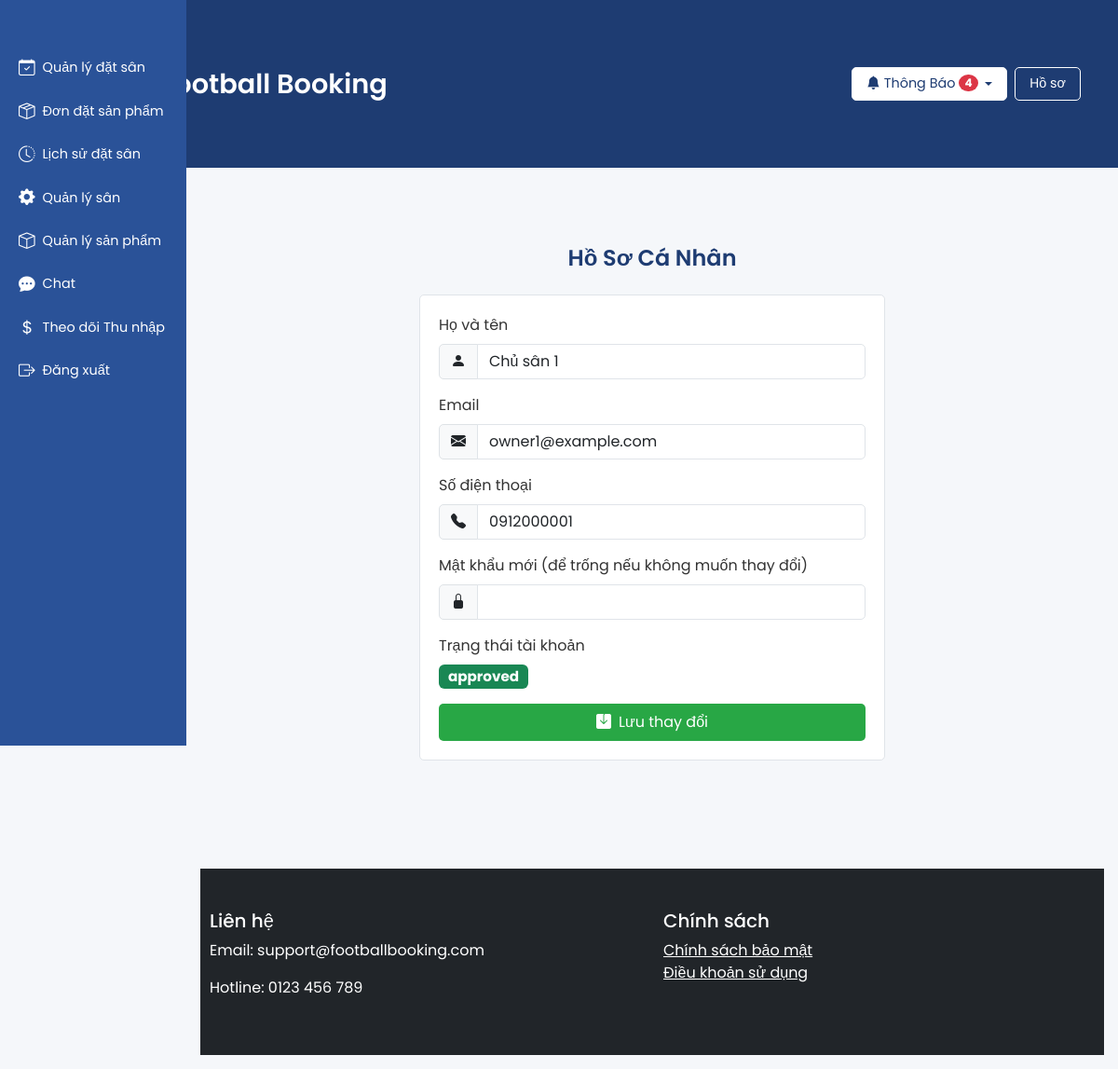
The app's page /profile.php (signed in) with its own data.
### tables this page shows
CREATE TABLE users (
    id INT AUTO_INCREMENT PRIMARY KEY,
    full_name VARCHAR(255) NOT NULL,
    email VARCHAR(255) UNIQUE NOT NULL,
    phone VARCHAR(20),
    password VARCHAR(255) NOT NULL,
    account_type ENUM('customer', 'owner', 'admin') NOT NULL,
    status ENUM('pending', 'approved', 'rejected') DEFAULT 'approved',
    created_at TIMESTAMP DEFAULT CURRENT_TIMESTAMP
);

### profile.php (the view, shortened to what this page needs)
<?php
require_once 'includes/config.php';
$user_id = $_SESSION['user_id'];
$stmt = $pdo->prepare("SELECT full_name, email, phone, status FROM users WHERE id = ?");
$stmt->execute([$user_id]);
$user = $stmt->fetch(PDO::FETCH_ASSOC);
$full_name = $user['full_name'];
$email = $user['email'];
$phone = $user['phone'];
$status = $user['status'];
require_once 'includes/header.php';
?>
<section class="profile py-5">
    <div class="container">
        <h2 class="section-title">Hồ Sơ Cá Nhân</h2>
        <div class="profile-form">
            <form method="POST">
                <div class="mb-3">
                    <label for="full_name" class="form-label">Họ và tên</label>
                    <div class="input-group">
                        <span class="input-group-text"><i class="bi bi-person-fill"></i></span>
                        <input type="text" name="full_name" id="full_name" class="form-control" value="<?php echo htmlspecialchars($full_name); ?>" required>
                    </div>
                </div>
                <div class="mb-3">
                    <label for="email" class="form-label">Email</label>
                    <div class="input-group">
                        <span class="input-group-text"><i class="bi bi-envelope-fill"></i></span>
                        <input type="email" name="email" id="email" class="form-control" value="<?php echo htmlspecialchars($email); ?>" readonly>
                    </div>
                </div>
                <div class="mb-3">
                    <label for="phone" class="form-label">Số điện thoại</label>
                    <div class="input-group">
                        <span class="input-group-text"><i class="bi bi-telephone-fill"></i></span>
                        <input type="text" name="phone" id="phone" class="form-control" value="<?php echo htmlspecialchars($phone); ?>" required>
                    </div>
                </div>
                <div class="mb-3">
                    <label for="password" class="form-label">Mật khẩu mới (để trống nếu không muốn thay đổi)</label>
                    <div class="input-group">
                        <span class="input-group-text"><i class="bi bi-lock-fill"></i></span>
                        <input type="password" name="password" id="password" class="form-control">
                    </div>
                </div>
                <div class="mb-3">
                    <label class="form-label">Trạng thái tài khoản</label>
                    <div>
                        <span class="badge <?php echo $status === 'pending' ? 'bg-warning' : ($status === 'approved' ? 'bg-success' : 'bg-danger'); ?> status-badge">
                            <?php echo htmlspecialchars($status); ?>
                        </span>
                    </div>
                </div>
                <button type="submit" name="update_profile" class="btn btn-primary d-flex align-items-center justify-content-center gap-2">
                    <i class="bi bi-save-fill"></i> Lưu thay đổi
                </button>
            </form>
        </div>
    </div>
</section>
<?php require_once 'includes/footer.php'; ?>

### profile.php (style rules this page uses)
.section-title { font-weight: 600; color: #1e3c72; font-size: 1.5rem; margin-bottom: 1.5rem; text-align: center; }
.profile-form { max-width: 500px; margin: 0 auto; background-color: #fff; padding: 20px; border-radius: 5px; border: 1px solid #e0e4e9; }
.form-control { border-radius: 5px; border: 1px solid #e0e4e9; font-size: 1rem; }
.input-group-text { border-radius: 5px 0 0 5px; }
.btn-primary { background-color: #28a745; border: none; padding: 8px 20px; font-size: 1rem; width: 100%; }
.status-badge { font-size: 0.95rem; }

### records on screen
users: full_name "Chủ sân 1", email "owner1@example.com", phone "0912000001", status "approved"

### other values on screen
$unread_notifications_count "4"
